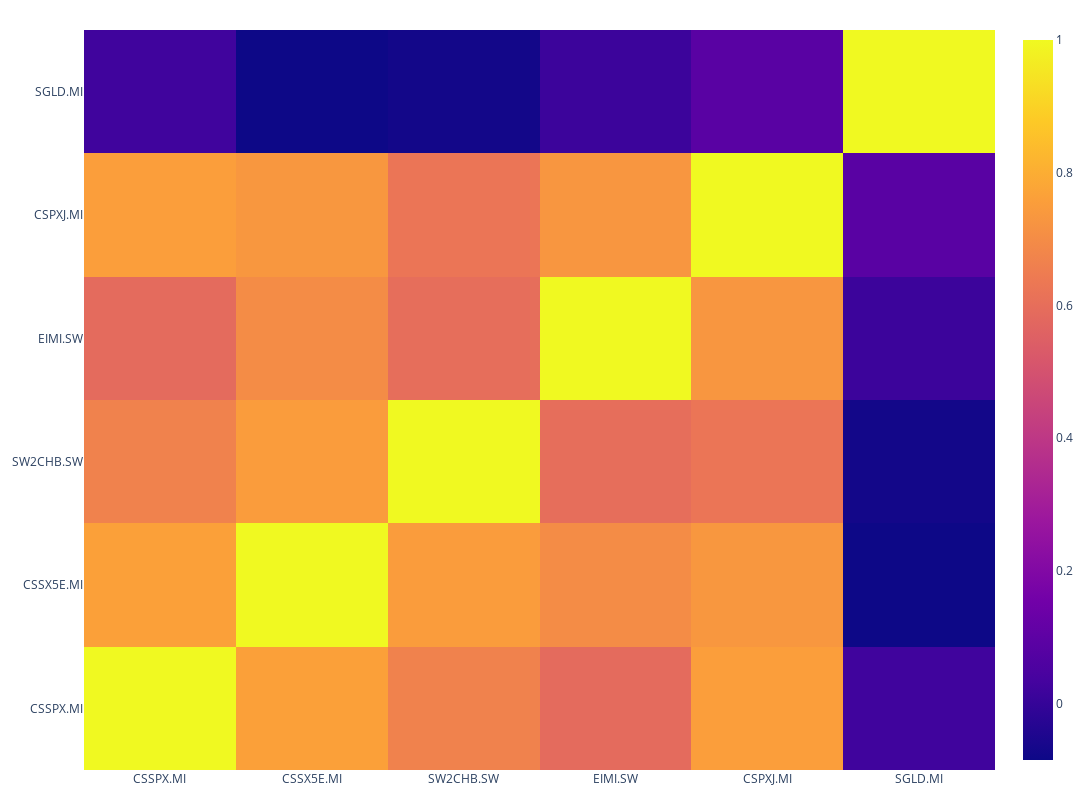

Here is the notebook cell this chart was saved with:
### Markdown cell above
### Correlation Map

### Code cell
corr_returns.vbt.heatmap(height=800, width=1400).show()

### Figure 1 — Plotly figure (JSON) as saved in the notebook; plotly's stock layout.template omitted (floating-point values rounded to 4 significant figures)
{"data": [{"colorscale": [[0, "#0d0887"], [0.1111, "#46039f"], [0.2222, "#7201a8"], [0.3333, "#9c179e"], [0.4444, "#bd3786"], [0.5556, "#d8576b"], [0.6667, "#ed7953"], [0.7778, "#fb9f3a"], [0.8889, "#fdca26"], [1, "#f0f921"]], "hoverongaps": false, "type": "heatmap", "uid": "fd718b3c-325f-45c3-9d8d-4d5bdcc5fe08", "x": ["CSSPX.MI", "CSSX5E.MI", "SW2CHB.SW", "EIMI.SW", "CSPXJ.MI", "SGLD.MI"], "y": ["CSSPX.MI", "CSSX5E.MI", "SW2CHB.SW", "EIMI.SW", "CSPXJ.MI", "SGLD.MI"], "z": [[1, 0.7621, 0.6656, 0.5885, 0.7561, 0.02329], [0.7621, 1, 0.7509, 0.6997, 0.7325, -0.08474], [0.6656, 0.7509, 1, 0.5997, 0.6242, -0.07241], [0.5885, 0.6997, 0.5997, 1, 0.7317, 0.01521], [0.7561, 0.7325, 0.6242, 0.7317, 1, 0.0883], [0.02329, -0.08474, -0.07241, 0.01521, 0.0883, 1]]}], "layout": {"height": 800, "legend": {"orientation": "h", "traceorder": "normal", "x": 1, "xanchor": "right", "y": 1.02, "yanchor": "bottom"}, "margin": {"b": 30, "l": 30, "r": 30, "t": 30}, "width": 1400}}
